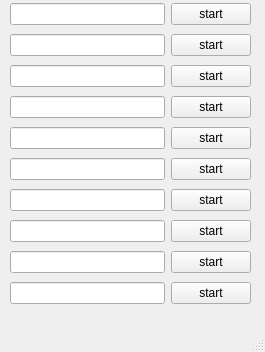
<?xml version="1.0" encoding="UTF-8"?>
<ui version="4.0">
 <class>MainWindow</class>
 <widget class="QMainWindow" name="MainWindow">
  <property name="geometry">
   <rect>
    <x>0</x>
    <y>0</y>
    <width>265</width>
    <height>352</height>
   </rect>
  </property>
  <property name="windowTitle">
   <string>MainWindow</string>
  </property>
  <widget class="QWidget" name="centralwidget">
   <widget class="QWidget" name="">
    <property name="geometry">
     <rect>
      <x>10</x>
      <y>0</y>
      <width>241</width>
      <height>311</height>
     </rect>
    </property>
    <layout class="QGridLayout" name="gridLayout">
     <item row="0" column="0">
      <widget class="QLineEdit" name="lineEdit"/>
     </item>
     <item row="0" column="1">
      <widget class="QPushButton" name="pushButton">
       <property name="text">
        <string>start</string>
       </property>
      </widget>
     </item>
     <item row="1" column="0">
      <widget class="QLineEdit" name="lineEdit_2"/>
     </item>
     <item row="1" column="1">
      <widget class="QPushButton" name="pushButton_2">
       <property name="text">
        <string>start</string>
       </property>
      </widget>
     </item>
     <item row="2" column="0">
      <widget class="QLineEdit" name="lineEdit_3"/>
     </item>
     <item row="2" column="1">
      <widget class="QPushButton" name="pushButton_3">
       <property name="text">
        <string>start</string>
       </property>
      </widget>
     </item>
     <item row="3" column="0">
      <widget class="QLineEdit" name="lineEdit_4"/>
     </item>
     <item row="3" column="1">
      <widget class="QPushButton" name="pushButton_4">
       <property name="text">
        <string>start</string>
       </property>
      </widget>
     </item>
     <item row="4" column="0">
      <widget class="QLineEdit" name="lineEdit_5"/>
     </item>
     <item row="4" column="1">
      <widget class="QPushButton" name="pushButton_5">
       <property name="text">
        <string>start</string>
       </property>
      </widget>
     </item>
     <item row="5" column="0">
      <widget class="QLineEdit" name="lineEdit_6"/>
     </item>
     <item row="5" column="1">
      <widget class="QPushButton" name="pushButton_6">
       <property name="text">
        <string>start</string>
       </property>
      </widget>
     </item>
     <item row="6" column="0">
      <widget class="QLineEdit" name="lineEdit_7"/>
     </item>
     <item row="6" column="1">
      <widget class="QPushButton" name="pushButton_7">
       <property name="text">
        <string>start</string>
       </property>
      </widget>
     </item>
     <item row="7" column="0">
      <widget class="QLineEdit" name="lineEdit_8"/>
     </item>
     <item row="7" column="1">
      <widget class="QPushButton" name="pushButton_8">
       <property name="text">
        <string>start</string>
       </property>
      </widget>
     </item>
     <item row="8" column="0">
      <widget class="QLineEdit" name="lineEdit_9"/>
     </item>
     <item row="8" column="1">
      <widget class="QPushButton" name="pushButton_9">
       <property name="text">
        <string>start</string>
       </property>
      </widget>
     </item>
     <item row="9" column="0">
      <widget class="QLineEdit" name="lineEdit_10"/>
     </item>
     <item row="9" column="1">
      <widget class="QPushButton" name="pushButton_10">
       <property name="text">
        <string>start</string>
       </property>
      </widget>
     </item>
    </layout>
   </widget>
  </widget>
  <widget class="QMenuBar" name="menubar">
   <property name="geometry">
    <rect>
     <x>0</x>
     <y>0</y>
     <width>265</width>
     <height>17</height>
    </rect>
   </property>
  </widget>
  <widget class="QStatusBar" name="statusbar"/>
 </widget>
 <resources/>
 <connections/>
</ui>
